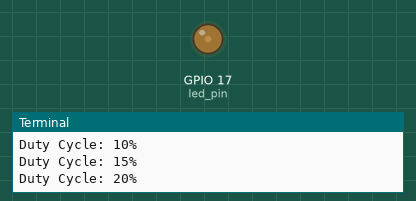
Bench run of a program on a simulated Raspberry Pi (BCM pin numbers). On the bench: output pins drawn as LEDs (lit = HIGH), the last lines printed to the terminal. At 4.2 s the program stops and its outputs stay as they are.

Above: at 0.45 s.
At 1.25 s:
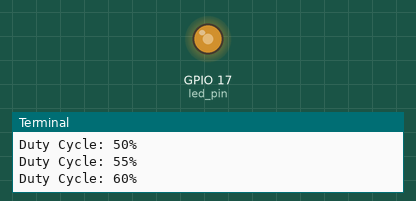
At 2.1 s:
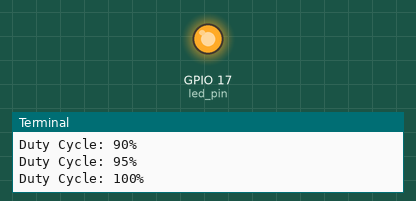
At 4.2 s:
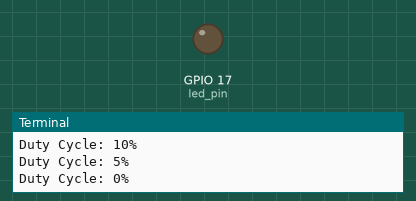
Timing chart, 0 to 5.7 s (numbered marks = the images above):
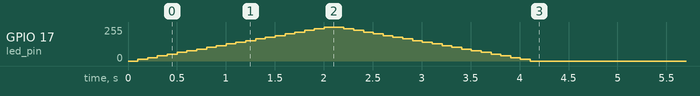

The program:

002_2_gpio_pwm2.py
```python
'''
PWM
GPIO17에 PWM 신호 출력
0.1초 단위로 점점 밝아졌다가 점점 어두워지는 LED 제어
'''
import RPi.GPIO as GPIO
import time

led_pin = 17           # LED가 연결된 GPIO 핀 번호

#GPIO.setwarnings(False)  # GPIO 경고 메시지 비활성화

GPIO.setmode(GPIO.BCM) # 핀 번호 모드 설정 (BCM 방식)
GPIO.setup(led_pin, GPIO.OUT) # 핀을 출력으로 설정

pwm = GPIO.PWM(led_pin, 500)  # PWM 객체 생성, 500Hz 주파수
pwm.start(0)                  # 듀티 사이클 0%로 PWM 시작 (LED 꺼짐)

try:
    # LED 밝기 증가
    for duty in range(0, 101, 5):   # 0% ~ 100%까지 5%씩 증가
        pwm.ChangeDutyCycle(duty)   # 듀티 사이클 변경
        print(f"Duty Cycle: {duty}%")
        time.sleep(0.1)

    # LED 밝기 감소
    for duty in range(100, -1, -5): # 100% ~ 0%까지 5%씩 감소
        pwm.ChangeDutyCycle(duty)
        print(f"Duty Cycle: {duty}%")
        time.sleep(0.1)
except KeyboardInterrupt:
    print("Key interrupt")
except :
    print("An error occurred or program interrupted.")
finally:
    pwm.stop()        # PWM 중지
    del pwm             # PWM 객체 삭제
    GPIO.cleanup()    # GPIO 리소스 정리
print('Program end')  # 프로그램 종료 메시지 출력
```

Measured:
- by itself, GPIO 17 (led_pin): rises from 0/255 to 255/255 in 1.9 s, then falls to 0/255 in 2.1 s
